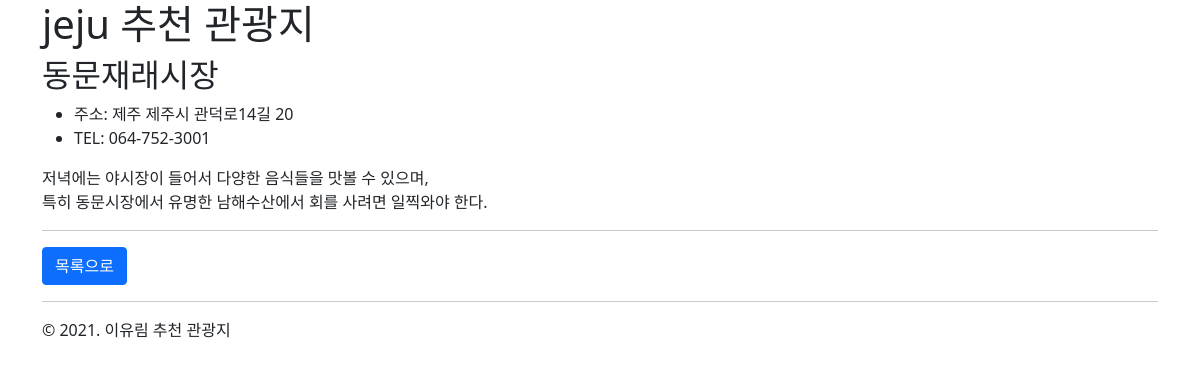
/jeju/1, run on the app's committed database.
### jeju/models.py (models this page shows)
class Tour(models.Model):
    place = models.CharField(max_length=100, db_index=True)
    description = models.TextField(blank=True)
    address = models.CharField(max_length=100)
    latitude = models.FloatField(verbose_name="위도")
    longitude = models.FloatField(verbose_name="경도")
    telephone = models.CharField\
        (max_length=15,
         validators=[
             RegexValidator(r"^\d{0,4}-?\d{3,4}-?\d{4}$",
                            message="전화번호를 입력해 주세요."),
         ])
    created_at = models.DateTimeField(auto_now_add=True)
    updated_at = models.DateTimeField(auto_now=True)

### jeju/views.py (the view)
# urls.py: path('jeju/<int:pk>', tour_detail),
def tour_detail(request: HttpRequest, pk:int) -> HttpResponse:
    tour = Tour.objects.get(pk=pk)
    context_date = {
        "tour":tour,
    }
    return render(request, "jeju/tour_detail.html", context_date)

### jeju/templates/jeju/tour_detail.html
{% extends "jeju/layout.html" %}
{% block content %}
    <h2>{{ tour.place }}</h2>
    <ul>
        <li>주소: {{ tour.address }}</li>
        <li>TEL: {{ tour.telephone }}</li>
    </ul>
    {{ tour.description|linebreaks }}
    <hr />
    <a href="/jeju/" class="btn btn-primary">목록으로</a>
{% endblock %}

### data on the page
Tour: place "동문재래시장", address "제주 제주시 관덕로14길 20", telephone "064-752-3001", description "저녁에는 야시장이 들어서 다양한 음식들을 맛볼 수 있으며, 특히 동문시장에서 유명한 남해수산에서 회를 사려면 일찍와야 한다."
